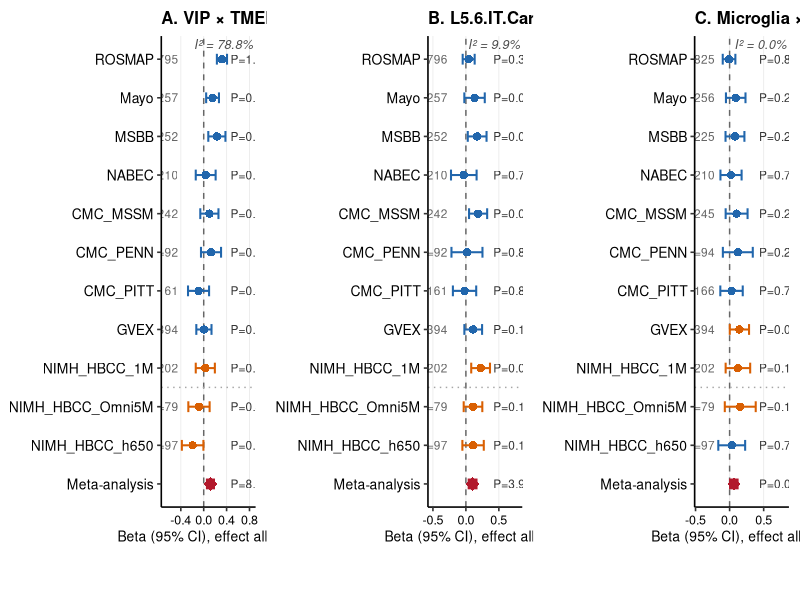
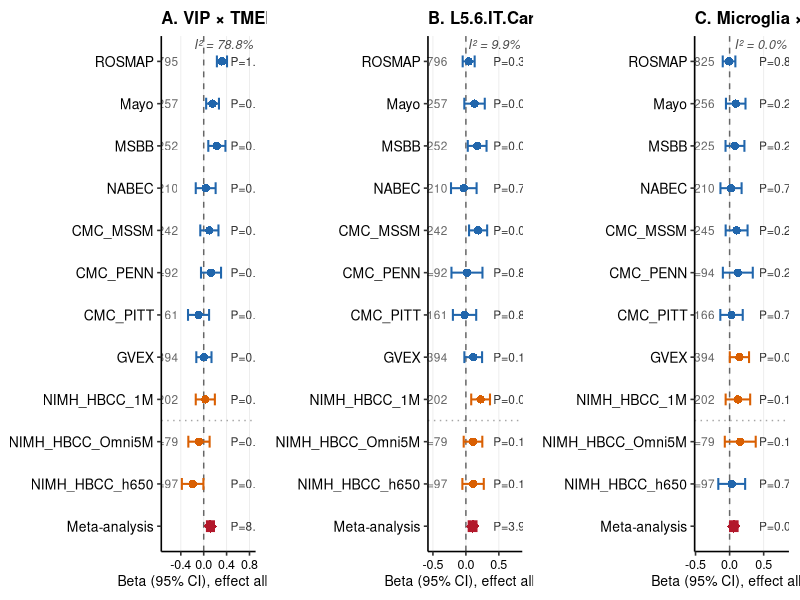
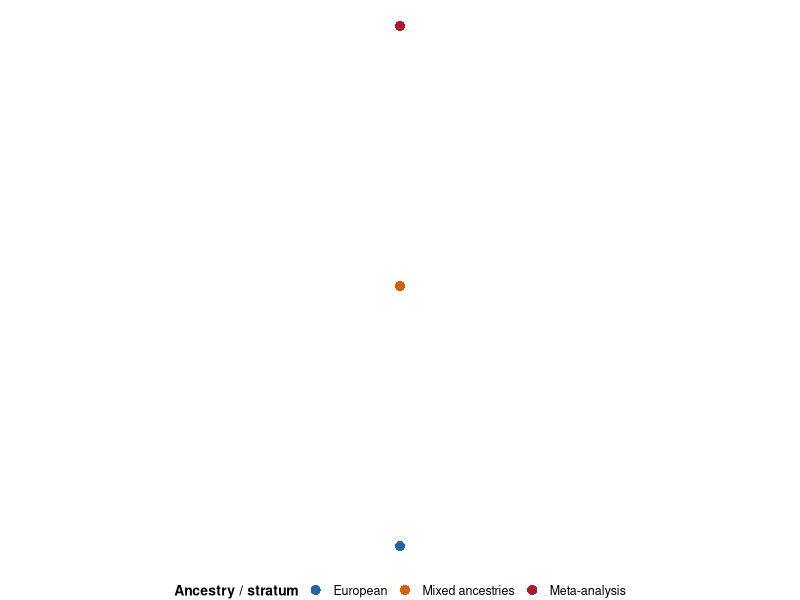
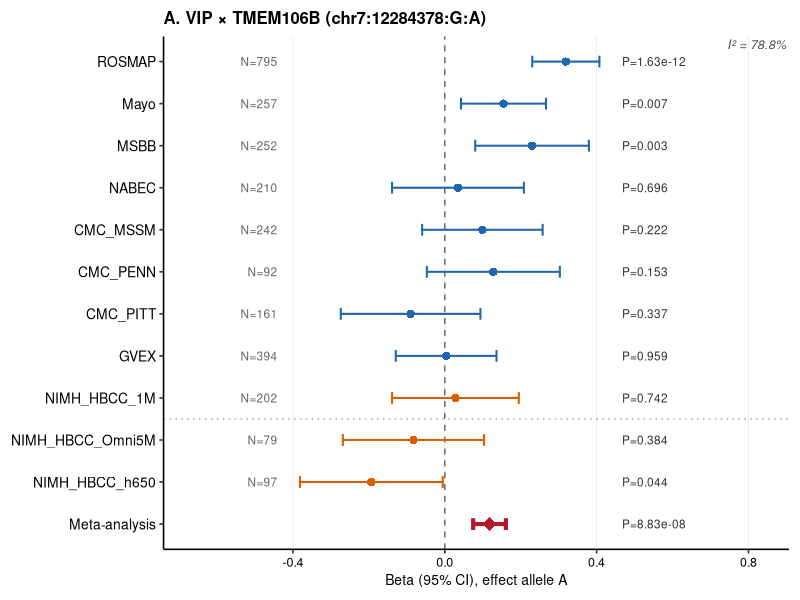
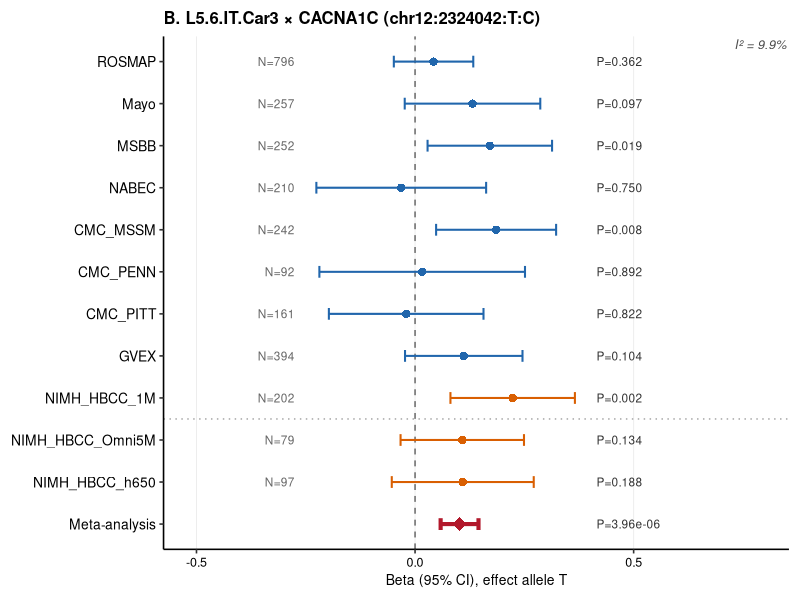
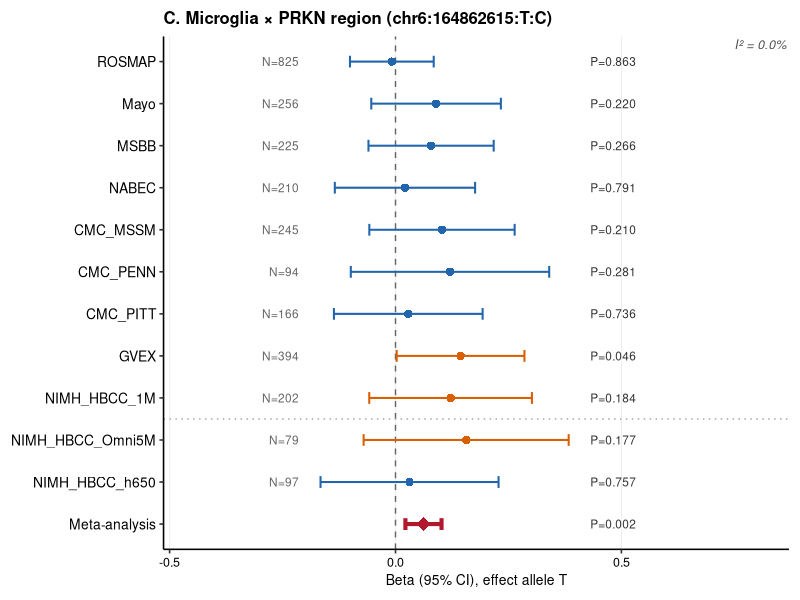

The R script that drew these images, in order: (Note: this script raises an error after producing the figures.)
#!/usr/bin/env Rscript
# Figure 6: Cross-cohort consistency of top CTP-GWAS loci
# Three forest plots (VIP × TMEM106B, L5.6.IT.Car3 × CACNA1C, Microglia × chr6)
# each annotated with Cochran's Q and I² heterogeneity statistics.
#
# Outputs:
#   manuscript_figure/figure6_cohort_heterogeneity.png
#   manuscript_figure/figure6_cohort_heterogeneity.pdf

suppressPackageStartupMessages({
  library(data.table)
  library(ggplot2)
  library(dplyr)
  library(cowplot)
})

OUT_DIR <- "/external/rprshnas01/netdata_kcni/stlab/Xiaolin/nextflow/manuscript_figure"

# Colours (consistent with other figures)
CLR_EUR  <- "#2166AC"   # European
CLR_AFR  <- "#D95F02"   # Mixed ancestries (predominantly AFR)
CLR_META <- "#B2182B"   # Meta-analysis diamond

FIG_DPI <- 200

# ─────────────────────────────────────────────────────────────────────────────
# Helper: compute Cochran's Q and I²
# ─────────────────────────────────────────────────────────────────────────────
compute_heterogeneity <- function(beta, se) {
  wi   <- 1 / se^2
  bhat <- sum(wi * beta) / sum(wi)
  Q    <- sum(wi * (beta - bhat)^2)
  df   <- length(beta) - 1L
  I2   <- max(0, (Q - df) / Q) * 100
  Qp   <- pchisq(Q, df = df, lower.tail = FALSE)
  list(Q = Q, df = df, I2 = I2, Qp = Qp)
}

# ─────────────────────────────────────────────────────────────────────────────
# Helper: make one forest plot with I² annotation
# ─────────────────────────────────────────────────────────────────────────────
make_forest <- function(cohorts_df, meta_df, cohort_order, panel_letter,
                        title_str, x_label, sep_yintercept = NULL) {

  df <- bind_rows(cohorts_df, meta_df)
  df$label <- factor(df$label, levels = rev(cohort_order))

  df <- df %>%
    mutate(
      ci_lo    = beta - 1.96 * se,
      ci_hi    = beta + 1.96 * se,
      plabel   = ifelse(pval < 0.001,
                        formatC(pval, format = "e", digits = 2),
                        formatC(pval, format = "f", digits = 3)),
      nlabel   = ifelse(is.na(n), "", paste0("N=", formatC(n, format = "d", big.mark = ","))),
      anc_label = case_when(
        ancestry == "EUR"  ~ "European",
        ancestry == "AFR"  ~ "Mixed ancestries",
        ancestry == "META" ~ "Meta-analysis"
      )
    )
  df$anc_label <- factor(df$anc_label,
                          levels = c("European", "Mixed ancestries", "Meta-analysis"))

  # Heterogeneity (cohorts only)
  coh <- cohorts_df
  het <- compute_heterogeneity(coh$beta, coh$se)
  het_label <- sprintf("I² = %.1f%%", het$I2)

  x_range <- range(c(df$ci_lo, df$ci_hi), na.rm = TRUE)
  x_left  <- x_range[1] - diff(x_range) * 0.05
  x_right <- x_range[2] + diff(x_range) * 0.05

  p <- ggplot(df, aes(y = label, x = beta, colour = anc_label)) +
    geom_vline(xintercept = 0, linetype = "dashed",
               colour = "grey40", linewidth = 0.5)

  if (!is.null(sep_yintercept)) {
    p <- p + geom_hline(yintercept = sep_yintercept,
                        linetype = "dotted", colour = "grey65", linewidth = 0.5)
  }

  p <- p +
    geom_errorbarh(
      aes(xmin = ci_lo, xmax = ci_hi, linewidth = is_meta),
      height = 0.28
    ) +
    geom_point(aes(shape = is_meta, size = is_meta)) +

    # N labels (left)
    geom_text(aes(x = x_left - 0.02, label = nlabel),
              hjust = 1, size = 3.0, colour = "grey40") +

    # P-value labels (right)
    geom_text(aes(x = x_right + 0.02, label = paste0("P=", plabel)),
              hjust = 0, size = 3.0, colour = "grey20") +

    # I² annotation (top-right inside panel)
    annotate("text",
             x = Inf, y = Inf,
             label = het_label,
             hjust = 1.05, vjust = 1.3,
             size = 3.2, colour = "grey30", fontface = "italic") +

    scale_colour_manual(
      name   = "Ancestry",
      values = c("European"        = CLR_EUR,
                 "Mixed ancestries" = CLR_AFR,
                 "Meta-analysis"   = CLR_META),
      guide  = guide_legend(override.aes = list(shape = 16, size = 3,
                                                linewidth = 0.6))
    ) +
    scale_linewidth_manual(values = c("FALSE" = 0.7, "TRUE" = 1.4), guide = "none") +
    scale_shape_manual(values    = c("FALSE" = 16,  "TRUE" = 18),   guide = "none") +
    scale_size_manual(values     = c("FALSE" = 2.5, "TRUE" = 4.2),  guide = "none") +

    scale_x_continuous(expand = expansion(add = c(0.30, 0.44))) +

    labs(
      title = paste0(panel_letter, ". ", title_str),
      x     = x_label,
      y     = NULL
    ) +
    theme_classic(base_size = 12) +
    theme(
      plot.title         = element_text(face = "bold", size = 12, hjust = 0),
      axis.text.y        = element_text(size = 10, colour = "black"),
      axis.text.x        = element_text(size = 9,  colour = "black"),
      axis.title.x       = element_text(size = 10),
      panel.grid.major.x = element_line(colour = "grey92", linewidth = 0.3),
      legend.position    = "none",
      plot.margin        = margin(8, 8, 8, 8)
    )

  list(plot = p, het = het)
}

# ─────────────────────────────────────────────────────────────────────────────
# Panel A — VIP × TMEM106B (chr7:12284378:G:A, effect allele = A)
# ─────────────────────────────────────────────────────────────────────────────
cat("--- Building Panel A (VIP × TMEM106B) ---\n")
vip_cohorts <- data.frame(
  label    = c("ROSMAP", "Mayo", "MSBB", "NABEC",
               "CMC_MSSM", "CMC_PENN", "CMC_PITT", "GVEX",
               "NIMH_HBCC_1M", "NIMH_HBCC_Omni5M", "NIMH_HBCC_h650"),
  beta     = c( 0.318855,  0.154605,  0.229885,  0.0346592,
                0.0990067, 0.127878, -0.0901743,  0.00345954,
                0.0280202, -0.0826726, -0.193582),
  se       = c( 0.0451451, 0.0571266, 0.0764044, 0.0886242,
                0.0810084, 0.0894102,  0.09388,   0.067703,
                0.0851864,  0.0949025,  0.0960267),
  n        = c(795L, 257L, 252L, 210L,
               242L,  92L, 161L, 394L,
               202L,  79L,  97L),
  pval     = c(1.63042e-12, 0.00680268, 0.00262289, 0.695738,
               0.22164,     0.152649,   0.33679,    0.959247,
               0.74221,     0.383683,   0.0438087),
  ancestry = c(rep("EUR", 8), rep("AFR", 3)),
  is_meta  = FALSE,
  stringsAsFactors = FALSE
)

vip_meta <- data.frame(
  label = "Meta-analysis", beta = 0.1178, se = 0.0220,
  n = NA_integer_, pval = 8.831e-08, ancestry = "META",
  is_meta = TRUE, stringsAsFactors = FALSE
)

vip_order <- c("ROSMAP", "Mayo", "MSBB", "NABEC",
               "CMC_MSSM", "CMC_PENN", "CMC_PITT", "GVEX",
               "NIMH_HBCC_1M", "NIMH_HBCC_Omni5M", "NIMH_HBCC_h650",
               "Meta-analysis")

res_A <- make_forest(
  vip_cohorts, vip_meta, vip_order,
  panel_letter    = "A",
  title_str       = "VIP × TMEM106B (chr7:12284378:G:A)",
  x_label         = "Beta (95% CI), effect allele A",
  sep_yintercept  = 3.5
)
pA <- res_A$plot
cat(sprintf("  VIP: I² = %.1f%%, Q p = %.4f\n", res_A$het$I2, res_A$het$Qp))

# ─────────────────────────────────────────────────────────────────────────────
# Panel B — L5.6.IT.Car3 × CACNA1C (chr12:2324042:T:C, effect allele = T)
# ─────────────────────────────────────────────────────────────────────────────
cat("--- Building Panel B (L5.6.IT.Car3 × CACNA1C) ---\n")
car3_cohorts <- data.frame(
  label    = c("ROSMAP", "Mayo", "MSBB", "NABEC",
               "CMC_MSSM", "CMC_PENN", "CMC_PITT", "GVEX",
               "NIMH_HBCC_1M", "NIMH_HBCC_Omni5M", "NIMH_HBCC_h650"),
  beta     = c( 0.0423,  0.1314,  0.1710, -0.0316,
                0.1854,  0.0163, -0.0203,  0.1114,
                0.2233,  0.1080,  0.1091),
  se       = c( 0.04636, 0.07910, 0.07265, 0.09907,
                0.07003, 0.11999, 0.09023, 0.06855,
                0.07263, 0.07202, 0.08284),
  n        = c(796L, 257L, 252L, 210L,
               242L,  92L, 161L, 394L,
               202L,  79L,  97L),
  pval     = c(0.3616, 0.0968, 0.01856, 0.7499,
               0.00812, 0.8916, 0.8216, 0.1040,
               0.002110, 0.1336, 0.1879),
  ancestry = c(rep("EUR", 8), rep("AFR", 3)),
  is_meta  = FALSE,
  stringsAsFactors = FALSE
)

car3_meta <- data.frame(
  label = "Meta-analysis", beta = 0.1018, se = 0.0221,
  n = NA_integer_, pval = 3.959e-06, ancestry = "META",
  is_meta = TRUE, stringsAsFactors = FALSE
)

car3_order <- c("ROSMAP", "Mayo", "MSBB", "NABEC",
                "CMC_MSSM", "CMC_PENN", "CMC_PITT", "GVEX",
                "NIMH_HBCC_1M", "NIMH_HBCC_Omni5M", "NIMH_HBCC_h650",
                "Meta-analysis")

res_B <- make_forest(
  car3_cohorts, car3_meta, car3_order,
  panel_letter    = "B",
  title_str       = "L5.6.IT.Car3 × CACNA1C (chr12:2324042:T:C)",
  x_label         = "Beta (95% CI), effect allele T",
  sep_yintercept  = 3.5
)
pB <- res_B$plot
cat(sprintf("  Car3: I² = %.1f%%, Q p = %.4f\n", res_B$het$I2, res_B$het$Qp))

# ─────────────────────────────────────────────────────────────────────────────
# Panel C — Microglia × PRKN region (chr6:164862615:T:C, effect allele = T)
# ─────────────────────────────────────────────────────────────────────────────
cat("--- Building Panel C (Microglia × chr6) ---\n")
micro_cohorts <- data.frame(
  label    = c("ROSMAP", "Mayo", "MSBB", "NABEC",
               "CMC_MSSM", "CMC_PENN", "CMC_PITT", "GVEX",
               "NIMH_HBCC_1M", "NIMH_HBCC_Omni5M", "NIMH_HBCC_h650"),
  beta     = c(-0.00811,  0.08979,  0.07872,  0.02090,
                0.10286,  0.12062,  0.02824,  0.14401,
                0.12192,  0.15638,  0.03106),
  se       = c( 0.04728,  0.07317,  0.07070,  0.07921,
                0.08206,  0.11202,  0.08396,  0.07213,
                0.09186,  0.11578,  0.10052),
  n        = c(825L, 256L, 225L, 210L,
               245L,  94L, 166L, 394L,
               202L,  79L,  97L),
  pval     = c(0.8631, 0.2198, 0.2655, 0.7913,
               0.2098, 0.2815, 0.7358, 0.0458,
               0.1843, 0.1769, 0.7572),
  ancestry = c("EUR", rep("EUR", 6), rep("AFR", 3), "EUR"),
  is_meta  = FALSE,
  stringsAsFactors = FALSE
)

micro_meta <- data.frame(
  label = "Meta-analysis", beta = 0.0619, se = 0.0204,
  n = NA_integer_, pval = 0.002393, ancestry = "META",
  is_meta = TRUE, stringsAsFactors = FALSE
)

micro_order <- c("ROSMAP", "Mayo", "MSBB", "NABEC",
                 "CMC_MSSM", "CMC_PENN", "CMC_PITT", "GVEX",
                 "NIMH_HBCC_1M", "NIMH_HBCC_Omni5M", "NIMH_HBCC_h650",
                 "Meta-analysis")

res_C <- make_forest(
  micro_cohorts, micro_meta, micro_order,
  panel_letter    = "C",
  title_str       = "Microglia × PRKN region (chr6:164862615:T:C)",
  x_label         = "Beta (95% CI), effect allele T",
  sep_yintercept  = 3.5
)
pC <- res_C$plot
cat(sprintf("  Microglia: I² = %.1f%%, Q p = %.4f\n", res_C$het$I2, res_C$het$Qp))

# ─────────────────────────────────────────────────────────────────────────────
# Shared legend
# ─────────────────────────────────────────────────────────────────────────────
legend_plot <- ggplot(
  data.frame(
    x   = c(0, 0, 0),
    y   = c(1, 2, 3),
    grp = factor(c("European", "Mixed ancestries", "Meta-analysis"),
                 levels = c("European", "Mixed ancestries", "Meta-analysis"))
  ),
  aes(x = x, y = y, colour = grp)
) +
  geom_point(size = 3, shape = 16) +
  scale_colour_manual(
    name   = "Ancestry / stratum",
    values = c("European"         = CLR_EUR,
               "Mixed ancestries" = CLR_AFR,
               "Meta-analysis"    = CLR_META),
    guide  = guide_legend(nrow = 1,
                          override.aes = list(shape = 16, size = 3))
  ) +
  theme_void() +
  theme(
    legend.position  = "bottom",
    legend.title     = element_text(size = 10, face = "bold"),
    legend.text      = element_text(size = 9),
    legend.key.size  = unit(1.0, "lines"),
    legend.margin    = margin(0, 0, 0, 0)
  )

shared_leg <- get_legend(legend_plot)

# ─────────────────────────────────────────────────────────────────────────────
# Assemble Figure 6
# Three forest plots side by side with shared legend underneath
# ─────────────────────────────────────────────────────────────────────────────
cat("--- Assembling Figure 6 ---\n")

forest_row <- plot_grid(pA, pB, pC,
                        nrow       = 1,
                        rel_widths = c(1, 1, 1),
                        align      = "h",
                        axis       = "tb")

fig6 <- plot_grid(
  forest_row,
  shared_leg,
  ncol        = 1,
  rel_heights = c(1, 0.08)
)

# ─────────────────────────────────────────────────────────────────────────────
# Save
# ─────────────────────────────────────────────────────────────────────────────
cat("--- Saving Figure 6 ---\n")
out_png <- file.path(OUT_DIR, "figure6_cohort_heterogeneity.png")
out_pdf <- file.path(OUT_DIR, "figure6_cohort_heterogeneity.pdf")

cowplot::save_plot(out_png, fig6,
                   base_width  = 18,
                   base_height = 9,
                   dpi         = FIG_DPI,
                   bg          = "white")

cowplot::save_plot(out_pdf, fig6,
                   base_width  = 18,
                   base_height = 9,
                   bg          = "white")

cat("\n=== Figure 6 outputs ===\n")
cat("  PNG:", out_png, "\n")
cat("  PDF:", out_pdf, "\n")
cat("Done.\n")
